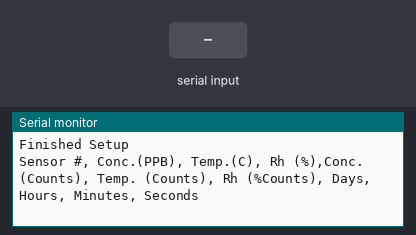
The sketch below on a simulated Arduino Mega 2560, built with avr-gcc and run on an emulated ATmega2560. On the bench: the last lines printed to the serial monitor. Inputs (shaded band) come from the test bench.

Above: at 10.7 s.
10.8 s: "1\n" received over the second serial link
At 11.2 s:
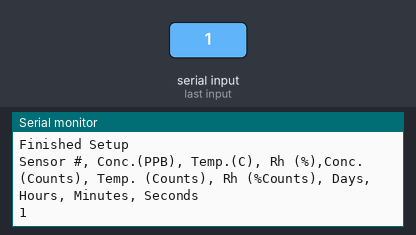
12.3 s: "0\n" received over the second serial link
At 13.6 s:
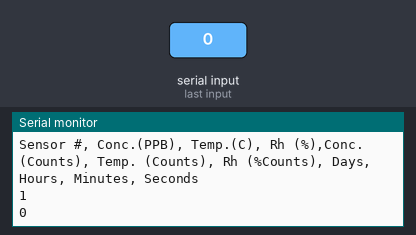

Measured:
- after the input at 10.8 s, the serial monitor: prints a new line at once (image 1)
- after the input at 12.3 s, the serial monitor: prints a new line at once (image 2)

The sketch:

DSDK_UART.ino
```cpp
/*
DSDK_UART - Example use of library for reading KWJ Engineering with SPEC Sensors on Digital SDK.
Created by David E. Peaslee, March 29, 2018.
Created for SPEC/KWJ Digital Gas Sensor (DGS, or also known as DULPSM)
Not yet released into the public domain.

!!! RX, TX Must be on 3.3 volt communication, or using level shifters to get to 3.3V UART!!!

Wiring:
Connect the TX of Digital Sensor to the RX of 3.3 V Arduino
Connect the RX of Digital Sensor to the TX of 3.3 V Arduino
Connect the power of Digital Sensor to the 3.3V power of the Arduino
Connect the ground of Digital Sensor to the ground of the Arduino

This code is optimized for the Arduino Due, but can be modified to work with any other Arduino.
The DGS is a 3.3V device, which means you must use level shifters if using with a 5V Arduino.
SoftwareSerial is needed for any Arduino compatible device that does not have a native alternative serial port (Serial1)
DGS runs at 9600 baud rate.
*/


/* This program is intended to allow serial communication with the DGS. Using the Arduino Serial terminal you can send and recieve information to the DGS:
 * This example requires no extra libraries.
 * See the documentation page here for a list of commands:
 * http://www.spec-sensors.com/wp-content/uploads/2017/01/DG-SDK-968-045_9-6-17.pdf
 * When reseting be sure the continuous output has stopped.
 */

//#include "SoftwareSerial.h" //Include the next lines if using Arduino without Serial1 support, and replace refernces to Serial1 with mySerial
//
//SoftwareSerial mySerial(10, 11); // !!! RX, TX Must be on 3.3 volt communication, or using level shifters to get to 3.3V UART!!!

int timing = 300; //set the moving average

void setup() //Setup intended for SDK which is spanned and zeroed, or has the barcode information previously entered. Must initialize both serial ports:
{
  Serial1.begin(9600);
  Serial.begin(9600);
  delay(5000);

  Serial.flush();
  Serial1.flush();

  delay(1000);
  Serial1.write('A');
  delay(1000);
  Serial1.print(timing);
  delay(500);
  Serial1.write('\r');
  delay(2000);

  while (Serial1.available()) // read from SDK port, send to Serial port to interupt send 'c' without line ending
  {
    int inByte = Serial1.read();
    Serial.write(inByte);
  }
  Serial.println();


  Serial.println("Finished Setup");
  Serial.println("Sensor #, Conc.(PPB), Temp.(C), Rh (%),Conc. (Counts), Temp. (Counts), Rh (%Counts), Days, Hours, Minutes, Seconds");
  Serial1.write('c');

}

void loop()
{

  while (Serial1.available()) // read from SDK port, send to Serial port to interupt continuous output send 'c' without line ending, may have to send more than once.
  {
    int inByte = Serial1.read();
    Serial.write(inByte);
  }
  while (Serial.available()) // read from Serial port, send to port SDK port
  {
    int inByte = Serial.read();
    Serial1.write(inByte);
    delay(100);
  }
}
```
